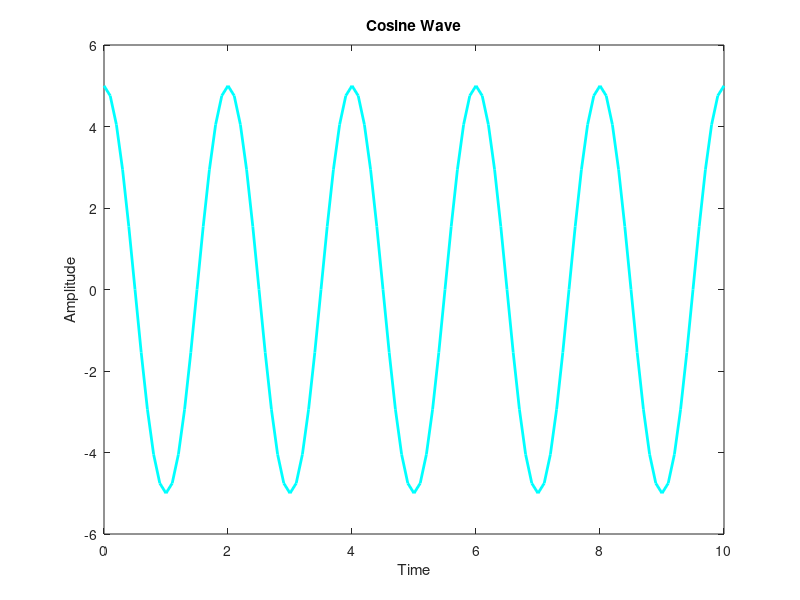

This figure's MATLAB source:
clc
t=0:0.1:10;
a=5;
f=0.5;
y=a*cos(2*pi*f*t);
plot(t,y,'c','linewidth',2);
title('Cosine Wave');
xlabel('Time');
ylabel('Amplitude');